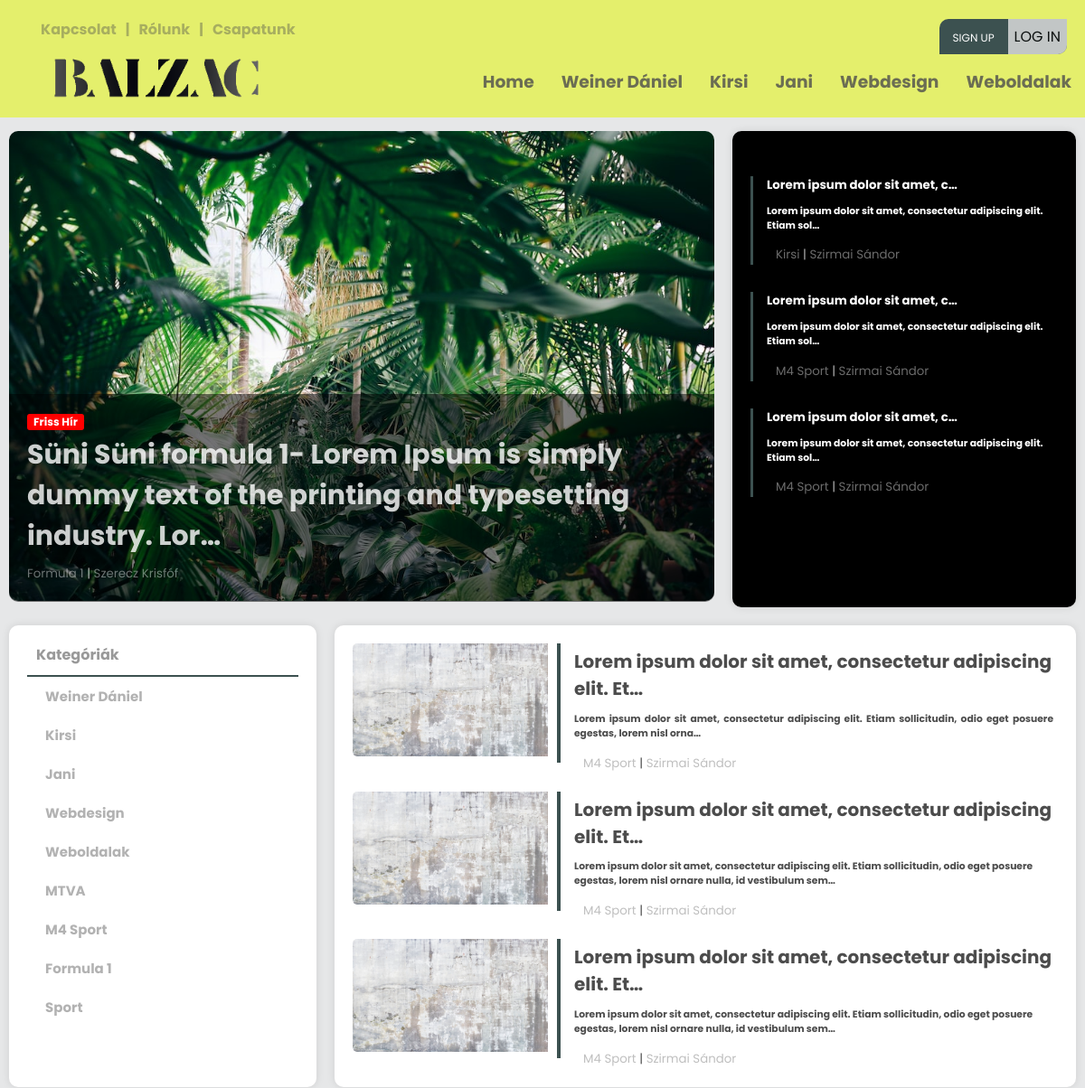
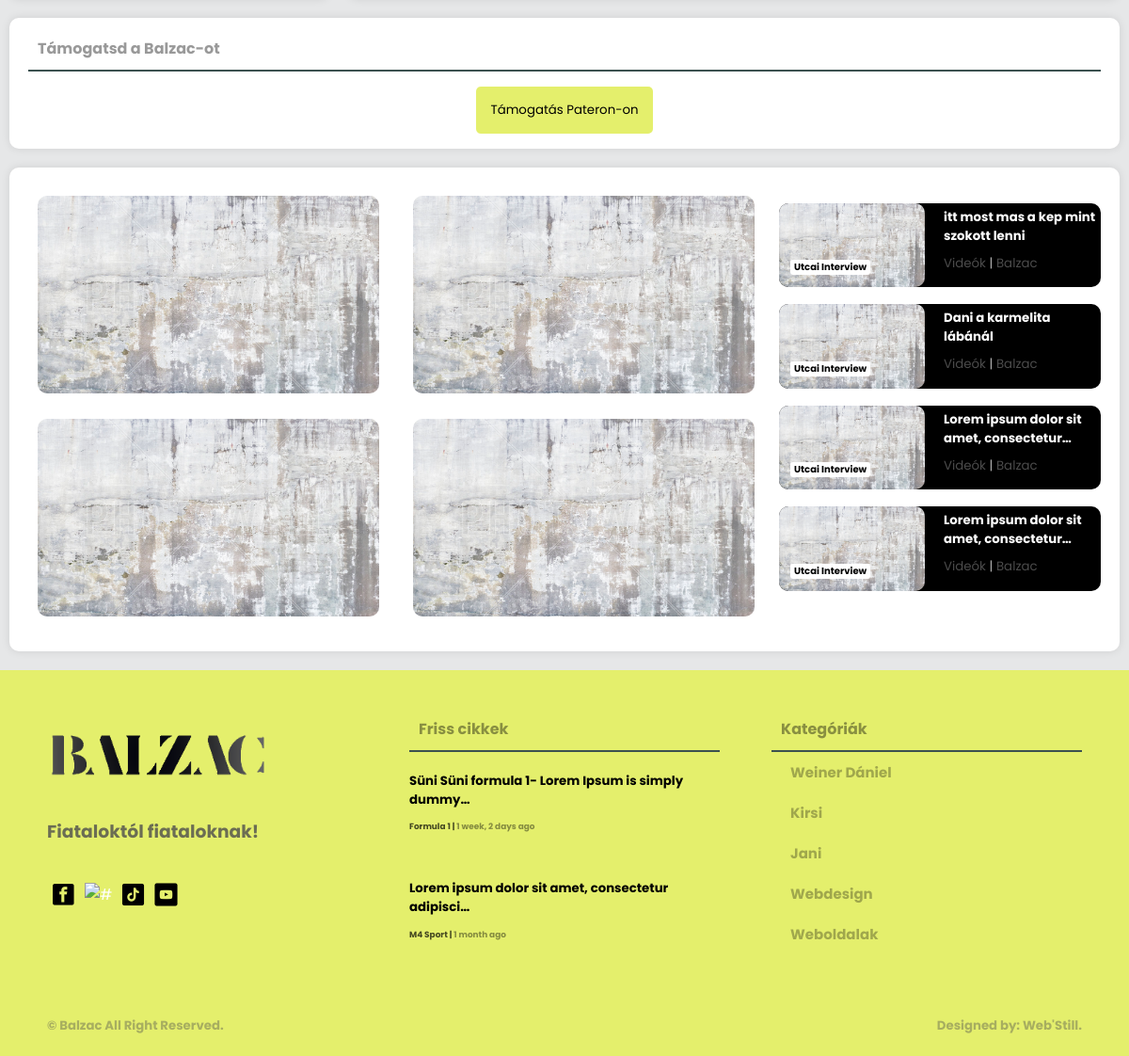
The page / on the database its author committed (2 pictures, top to bottom).
### creationboard/models.py (models this page shows, shortened)
class Category(models.Model):
    user = models.ForeignKey(User, null=True, on_delete=models.CASCADE)
    name = models.CharField(max_length=200)
    class Meta:
        ordering = ['-id']

class Article(models.Model):
    user = models.ForeignKey(User, on_delete=models.CASCADE)
    title = models.CharField(max_length=200)
    created = models.DateTimeField(auto_now_add=True, null=True)
    updated = models.DateTimeField(auto_now=True, null=True)
    articletype = models.CharField(null=False, blank=False, max_length=100)
    body = RichTextUploadingField(max_length=1000000) #ez itt lehetne RichTextUploadingField is
    indeximg = models.ImageField(upload_to="images/", default="images/home9.jpg")
    category = models.CharField(max_length=100, null=False, blank=False)
    status = models.CharField(max_length=10, choices=STATUS_CHOICES, default='pending')
    class Meta:
        ordering = ['-created']

class Video(models.Model):
    user = models.ForeignKey(User, on_delete=models.CASCADE)
    title = models.CharField(max_length=200)
    created = models.DateTimeField(auto_now_add=True, null=True)
    update = models.DateTimeField(auto_now=True, null=True)
    indeximg = models.ImageField(upload_to="images/", default="images/home9.jpg")
    category = models.CharField(max_length=100, null=False, blank=False, default='Közélet')
    videocat = models.CharField(max_length=100, null=False, blank=False, default='Utcai Interview')
    url = models.URLField(max_length=400)
    status = models.CharField(max_length=10, choices=STATUS_CHOICES, default='pending')
    class Meta:
        ordering = ['-id']

### loginsystem/models.py (models this page shows, shortened)
class Profile(models.Model):
    user = models.OneToOneField(User, on_delete=models.CASCADE)
    img = models.ImageField(upload_to="images/", default="images/home8.jpg")
    bio = models.CharField(null=True, max_length=1000000, default='Bio:')
    name = models.CharField(null=True, max_length=300)
    phone = models.CharField(max_length=15, blank=True, null=True)

### main/views.py (the view)
# urls.py: path('', views.index.as_view(), name='index'),
class index(View):
    template_name = "main/index.html"
    def get(self, request,  *args, **kwargs):
        WelcomeArticle = models.Article.objects.filter(status='approved')[0:1]
        footarticle = models.Article.objects.filter(status='approved')[0:2]
        sidearticle = models.Article.objects.filter(status='approved')[4:7]
        picsidearticle = models.Article.objects.filter(status='approved')[1:4]
        category = models.Category.objects.all()[0:9]
        navcategory = models.Category.objects.all()[0:5]
        video1 = models.Video.objects.filter(status='approved')[0:2]
        video2 = models.Video.objects.filter(status='approved')[2:4]
        video3 = models.Video.objects.filter(status='approved')[4:8]
        video4 = models.Video.objects.filter(status='approved')[0:5]
        article5 = models.Article.objects.filter(status='approved')[1:4]
        article8 = models.Article.objects.filter(status='approved')[4:6]
        article9 = models.Article.objects.filter(status='approved')[6:8]
        article6 = models.Article.objects.filter(status='approved')[8:10]
        article7 = models.Article.objects.filter(status='approved')[10:12]
        context = {'video1': video1,
                'video2': video2,
                'video3': video3,
                'article1': WelcomeArticle,
                'article2': sidearticle,
                'article3': picsidearticle,
                'article4': footarticle,
                'category1': category,
                'category2': navcategory,
                'video4': video4,
                'article5': article5,
                'article6': article6,
                'article7': article7,
                'article8': article8,
                'article9': article9,
                }
        return render(request, self.template_name, context)

### templates/main/index.html (shortened to what this page needs)
{% load static %}
<!DOCTYPE html>
<html>
<head>
	<link rel="stylesheet" type="text/css" href="{% static 'main/style.css' %}">
</head>
<body>
	{% include 'main/navbar.html' %}
	<main>
		<div class="wrapper big-screen">
			<div class="row">
				<div class="card-01 pd-0">
					{% for article in article1 %}
					<a href="{% url 'article' article.id %}">
					<img src="{{ article.indeximg.url }}" alt="#" href="#" />
					</a>
					<div  class="index-title">
						<div class="small-red-info">{{ article.articletype }}</div>
						<h2><a href="{% url 'article' article.id %}">{{ article.title|truncatechars:100 }}</a></h2>
						<small><span><a href="{% url 'article-page' article.category %}">{{ article.category }}</a></span>  |  <span><a href="{% url 'profile-page' article.user.username %}">{{article.user.profile.name}}</a></span></small>
					</div>
					{% endfor %}
				</div>
				<div class="card-02 bg-dark">
					{% for article in article2 %}
					<div class="recent-articles mt-4">
						<a href="{% url 'article' article.id %}">
							<h5>{{ article.title|truncatechars:30 }}</h5>
							<h6>{{ article.body|truncatechars:70|safe }}</h6>
						</a>
						<small><span><a href="{% url 'article-page' article.category %}">{{ article.category }}</a></span>  |  <span><a href="{% url 'profile-page' article.user.username %}">{{article.user.profile.name}}</a></span></small>
					</div>
					{% endfor %}
				</div>
			</div>
			<div class="row">
				<div class="card-03">
					<div class="box-title">
						<h4 class="txt-black"><a href="{% url 'cats' %}" style="color: black;">Kategóriák</a><h4>
					</div>
					<div class="box-categories">
						<ul>
							{% for category in category1 %}
							<li><a href="{% url 'article-page' category.name %}" class="txt-black">{{ category.name }}</a></li>
							{% endfor %}
						</ul>
					</div>
				</div>
				{% include 'main/article-list.html' %}
			</div>
			<div class="row">
				<div class="card-04">
					<div class="box-title">
						<h4 class="txt-black">Támogatsd a Balzac-ot<h4>
					</div>
					<p align="center" class="support-button"><a href="https://www.patreon.com/balzacponthu?fbclid=IwAR3JOQYT3R9V432b2VWC6NUcg5xKVvSdW35aFnE5x-G6miomHZGDAsoMr7c" target="blank">
					<button href="https://www.patreon.com/balzacponthu?fbclid=IwAR3JOQYT3R9V432b2VWC6NUcg5xKVvSdW35aFnE5x-G6miomHZGDAsoMr7c">Támogatás Pateron-on</button>
					</a></p>
				</div>
			</div>
			{% include 'main/video-component.html' %}
	</main>
	{% include 'main/footer.html' %}
</body>
</html>

### templates/main/navbar.html (shortened to what this page needs)
{% load static %}
<div class="screen-big">
<nav>
    <div class="nav-one nav-flex">
        <div class="left flex">
            <ul class="top-header mt-0">
                <li><a href="{% url 'contact-us' %}"><h4>Kapcsolat</h4></a></li>
                <li><h4>|</h4></li>
                <li><a href="{% url 'about-us' %}"><h4>Rólunk</h4></a></li>
                <li><h4>|</h4></li>
                <li><a href="{% url 'team-index' %}"><h4>Csapatunk</h4></a></li>
            </ul>
        </div>
        <div class="right flex">
                <ul class="top-header">
                    {% if request.user.is_authenticated %}
                    <li>
                        <div class="header-profile-pic">
                            <div class="pic">
                                <span class="material-symbols-outlined">account_circle</span>
                            </div>
                            <div class="header-profile-info">
                                <h4><a href="{% url 'profile-page' request.user.username %}">@{{ request.user }}</a></h4>
                                <h6><a href=""><span class="material-symbols-outlined">mail_lock</span>{{ request.user.email }}</a></h6>
                            </div>
                        </div>
                    </li>
                    <!--<li><h4><a href="{% url 'profile-page' request.user.username %}">Hello, @{{ request.user }}</a></h4></li>
                    <li><h4>|</h4></li>
                    <li><h4><a href="{% url 'logout' %}"><span class="material-symbols-outlined">logout</span>Kijelentkezés</a></h4></li>-->
                    {% else %}
                    <ul class="foot-icon-margin pd-0">
                        <li class="signup-or-login"><a href="{% url 'register' %}" class="sign-up">Sign up</a><a href="{% url 'login' %}"><button class="login-btn">Log in</button></a></li>
                    </ul>
                    {% endif %}
                </ul>
        </div>
    </div>
    <div class="nav-two nav-flex">
        <div class="left flex">
            <ul>
                <a href="{% url 'index' %}"><li><img src="{% static 'main/pics/logo.png' %}" class="logo-img" alt="#" /></li>
            </ul>
        </div>
        <div class="right">
            <div class="social media">
                <ul>
                    <li><a href="{% url 'index' %}"><h3>Home</h3></a></li>
                    {% for category in category2 %}
                        <li><a href="{% url 'article-page' category.name %}"><h3>{{ category.name }}</h3></a></li>
                    {% endfor %}
                </ul>
            </div>
        </div>
    </div>
</nav>
</div>

### templates/main/article-list.html
<div class="card-04">
    {% for article in article3 %}
    <div class="article-with-pic-1">
        <a href="{% url 'article' article.id %}">
        <div class="article-pic">
            <img src="{{ article.indeximg.url }}" alt="" />
        </div>
        <div class="pic-with-articles">
            <a href="{% url 'article' article.id %}">
                <h5>{{ article.title|truncatechars:60 }}</h5>
                <h6>{{ article.body|truncatechars:150|safe }}</h6>
            </a>
            <small><span><a href="{% url 'article-page' article.category %}">{{ article.category }}</a></span>  |  <span><a href="{% url 'profile-page' article.user.username %}">{{ article.user.profile.name }}</a></span></small>
        </div>
        </a>
    </div>
    {% endfor %}
</div>

### templates/main/video-component.html (shortened to what this page needs)
{% load static %}
<div class="row">
    <div class="card-05">
        <div class="video-col-1">
            <div class="flex-col-1">
                {% for video in video1 %}
                <div class="index-pic">
                    <a href="{{ video.url }}" target="blank"><img src="{{ video.indeximg.url }}" alt="" />
                    </div></a>
                </div>
                {% endfor %}
            </div>
            <div class="flex-col-1">
                {% for video in video2 %}
                <div class="index-pic">
                    <a href="{{ video.url }}" target="blank"><img src="{{ video.indeximg.url }}" alt="" />
                    </div></a>
                </div>
                {% endfor %}
            </div>
            <div class="flex-col-2">
                <div class="video-list">
                    {% for video in video3 %}
                    <div class="li">
                            <a href="{{ video.url }}" target="blank">
                                <img src="{{ video.indeximg.url }}" alt="">
                            </a>
                        <div class="video-list-video-title">
                            <h5>{{ video.title|truncatechars:40 }}</h5></a>
                            <a href="{{ video.url }}" target="blank"><div class="video-topic"><h6>{{ video.videocat|truncatechars:18 }}</h6></div></a>
                            <small><span><a href="https://www.youtube.com/@balzacujsag/videos" target="blank">Videók </a></span>  |  <span><a href="https://www.youtube.com/@balzacujsag" target="blank"> Balzac</a></span></small>
                        </div>
                    </div>
                    {% endfor %}
                </div>
            </div>

### templates/main/footer.html
{% load static %}
<footer>
    <div class="footer">
        <div class="footer-cols footer-firts">
            <div class="col-01">
                <ul class="pd-0">
                    <a href="{% url 'index' %}"><li><img src="{% static 'main/pics/logo.png' %}" class="logo-img" alt="#" /></li>
                </ul>
                <h3>Fiataloktól fiataloknak!</h3>
                <ul class="foot-icon-margin pd-0">
                    <a href="https://www.facebook.com/profile.php?id=100090612766620" target="blank"><li><img src="{% static 'main/pics/facebook.png' %}" class="icon-img" alt="#" target="blank" /></a></li>
                    <a href="https://www.instagram.com/balzacponthu/" target="blank"><li><img src="{% static 'main/pics/instagram.png' %}" class="icon-img" alt="#" /></li></a>
                    <a href="https://www.tiktok.com/@balzac.ujsag" target="blank"><li><img src="{% static 'main/pics/tiktok.png' %}" class="icon-img" alt="#" /></li></a>
                    <a href="https://www.youtube.com/@balzacujsag" target="blank"><li><img src="{% static 'main/pics/youtube.png' %}" class="icon-img" alt="#" /></li></a>
                </ul>
            </div>
            <div class="col-02">
                <div class="box-title">
                    <h4 class="txt-black">Friss cikkek<h4>
                </div>
                {% for article in article4 %}
                <ul class="pd-0">
                    <li><a href="{% url 'article' article.id %}" class="footer-article-text">
                        <h5 class="mt-1 mb-1">{{ article.title|truncatechars:49 }}</h5>
                        <h6 class="m-0">{{ article.body|truncatechars:30|safe }}</h6>
                        <small class="black"><span><a href="{% url 'article-page' article.category %}" class="black">{{ article.category }} </a></span>  |  <span><a class="black"> {{ article.created|timesince }} ago</a></span></small>
                    </a></li>
                </ul>
                {% endfor %}
            </div>
            <div class="col-03">
                <div class="box-title">
                    <h4 class="txt-black">Kategóriák<h4>
                </div>
                <div class="box-categories">
                    <ul>
                        {% for category in category2 %}
                        <li><a href="{% url 'article-page' category.name %}" class="txt-black">{{ category.name }}</a></li>
                        {% endfor %}
                    </ul>
                </div>
            </div>
        </div>
        <div class="footer-second">
            <div>
                <h5><a href="#"> &copy; Balzac</a> All Right Reserved.<h5>
            </div>
            <div>
                <h5><a href="">Designed by: Web'Still.</a><h5>
            </div>
        </div>
    </div>
</footer>

### rows shown on the page
Category: name "Weiner Dániel"
Category: name "Kirsi"
Category: name "Jani"
Category: name "Webdesign"
Category: name "Weboldalak"
Article: indeximg (picture), articletype "Friss Hír", title "Süni Süni formula 1- Lorem Ipsum is simply dummy text of the printing and typesetting industry. Lor…", category "Formula 1", user.profile.name "Szerecz Krisfóf", title "Süni Süni formula 1- Lorem Ipsum is simply dummy…", created "1 week, 2 days"
Article: title "Lorem ipsum dolor sit amet, c…", body "Lorem ipsum dolor sit amet, consectetur adipiscing elit. Etiam sol…", category "Kirsi", user.profile.name "Szirmai Sándor"
Article: title "Lorem ipsum dolor sit amet, c…", body "Lorem ipsum dolor sit amet, consectetur adipiscing elit. Etiam sol…", category "M4 Sport", user.profile.name "Szirmai Sándor"
Article: title "Lorem ipsum dolor sit amet, c…", body "Lorem ipsum dolor sit amet, consectetur adipiscing elit. Etiam sol…", category "M4 Sport", user.profile.name "Szirmai Sándor"
Category: name "MTVA"
Category: name "M4 Sport"
Category: name "Formula 1"
Category: name "Sport"
Article: indeximg (picture), title "Lorem ipsum dolor sit amet, consectetur adipiscing elit. Et…", body "Lorem ipsum dolor sit amet, consectetur adipiscing elit. Etiam sollicitudin, odio eget posuere egestas, lorem nisl orna…", category "M4 Sport", user.profile.name "Szirmai Sándor", title "Lorem ipsum dolor sit amet, consectetur adipisci…", created "1 month"
Article: indeximg (picture), title "Lorem ipsum dolor sit amet, consectetur adipiscing elit. Et…", body "Lorem ipsum dolor sit amet, consectetur adipiscing elit. Etiam sollicitudin, odio eget posuere egestas, lorem nisl ornare nulla, id vestibulum sem…", category "M4 Sport", user.profile.name "Szirmai Sándor"
Article: indeximg (picture), title "Lorem ipsum dolor sit amet, consectetur adipiscing elit. Et…", body "Lorem ipsum dolor sit amet, consectetur adipiscing elit. Etiam sollicitudin, odio eget posuere egestas, lorem nisl ornare nulla, id vestibulum sem…", category "M4 Sport", user.profile.name "Szirmai Sándor"
Video: indeximg (picture)
Video: indeximg (picture)
Video: indeximg (picture)
Video: indeximg (picture)
Video: indeximg (picture), title "itt most mas a kep mint szokott lenni", videocat "Utcai Interview"
Video: indeximg (picture), title "Dani a karmelita lábánál", videocat "Utcai Interview"
Video: indeximg (picture), title "Lorem ipsum dolor sit amet, consectetur…", videocat "Utcai Interview"
Video: indeximg (picture), title "Lorem ipsum dolor sit amet, consectetur…", videocat "Utcai Interview"
